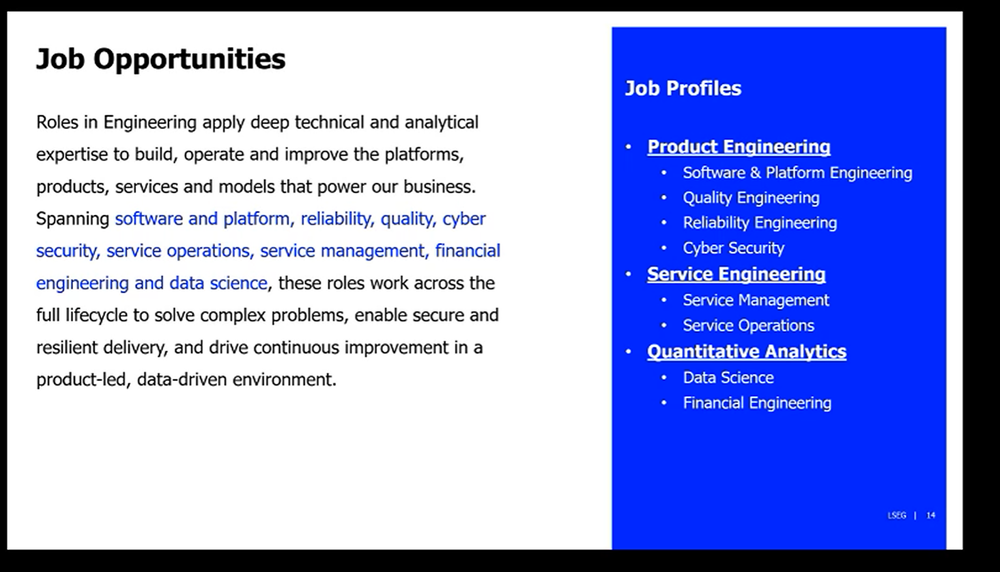
#> input picture data/uploads/Screenshot 2026-07-22 112154.png, 1000 x 572 px, shrunk from 1465 x 838 before the run, found by its file name
$ python threshold.py
#> lines starting #> are read from the running program, lines starting #| are printed output that depends on the picture; after the words box and inside, x2 and y2 are one past the last pixel; in counts of white or black regions, pixels touching at a corner belong together
import cv2

image = cv2.imread("data/uploads/Screenshot 2026-07-22 112154.png")
#> image is the input picture: shape (572, 1000, 3); mean B, G, R 220.6, 159.1, 147.4

gray = cv2.cvtColor(image, cv2.COLOR_BGR2GRAY)
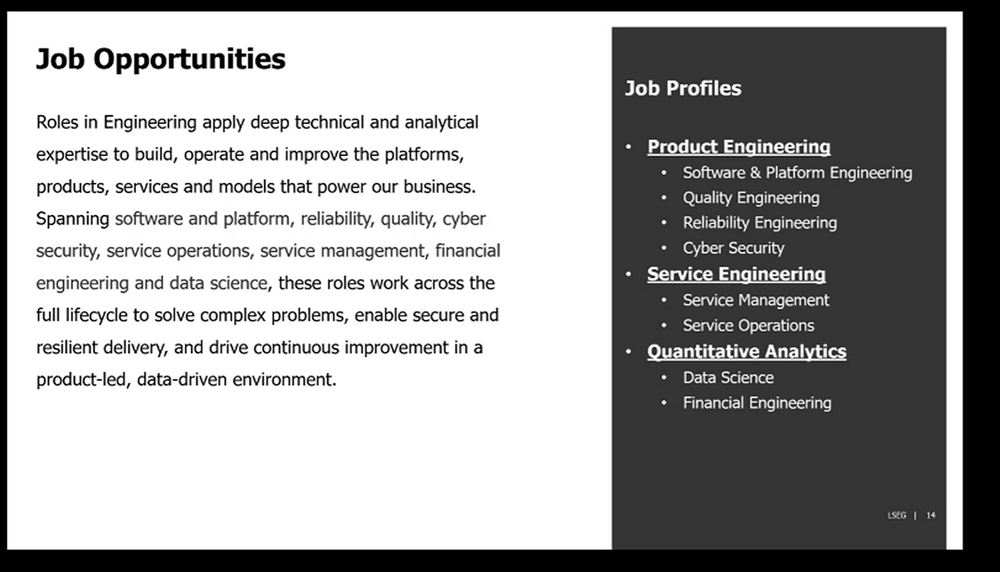
#> gray: shape (572, 1000); min 0, max 255, mean 162.7

_, threshold = cv2.threshold(
    gray,
    127,
    255,
    cv2.THRESH_BINARY,
)
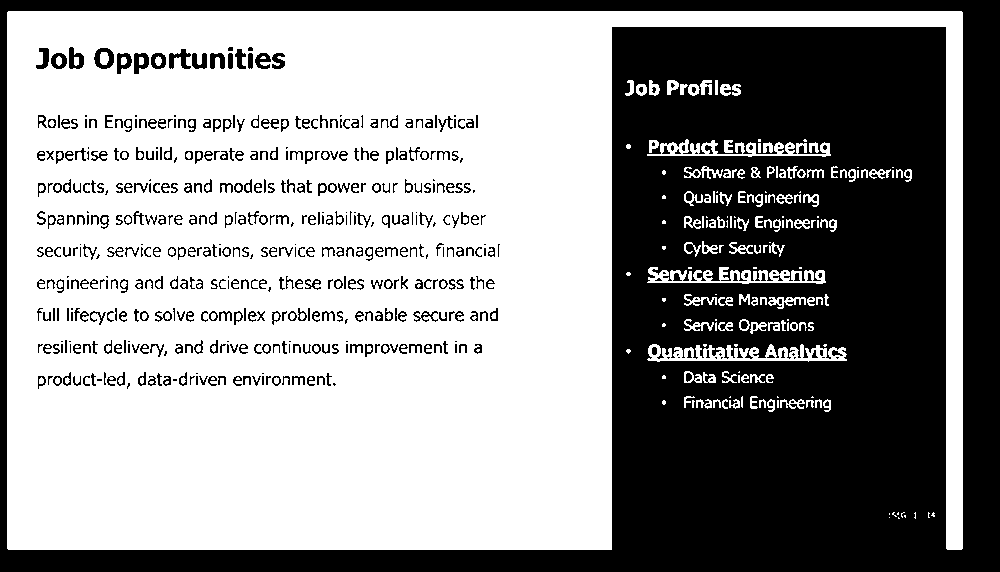
#> threshold: shape (572, 1000); 58.5% white; 570 black regions (189 under 20 px), largest, box (x1, y1, x2, y2) and area: (0, 0, 1000, 572) 218083, (94, 48, 114, 69) 240, (169, 49, 191, 69) 228

cv2.imshow("Original", image)
cv2.imshow("Gray", gray)
cv2.imshow("Threshold", threshold)

cv2.waitKey(0)
cv2.destroyAllWindows()

$ run again, with data/uploads/Screenshot 2026-07-13 120016.png copied over data/uploads/Screenshot 2026-07-22 112154.png
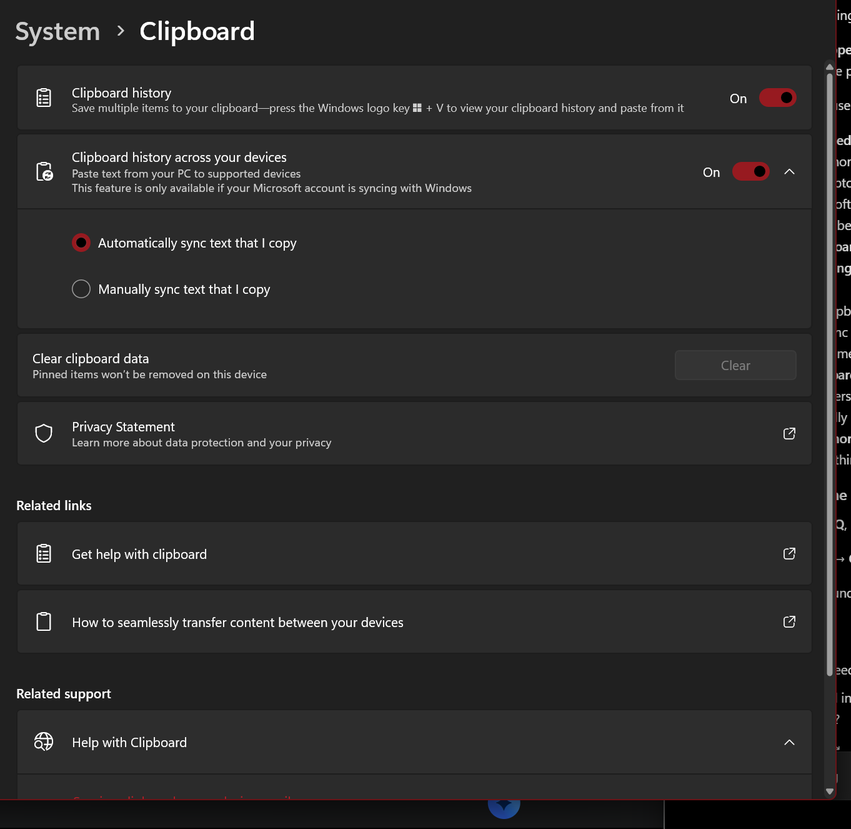
#> input picture data/uploads/Screenshot 2026-07-13 120016.png, 851 x 829 px, shrunk from 1362 x 1326 before the run, found by its file name
#> image is the input picture: shape (829, 851, 3); mean B, G, R 42.6, 42.6, 43
#> `_, threshold = cv2.threshold( gray, 127, 255, cv2.THRESH_BINARY, )`:
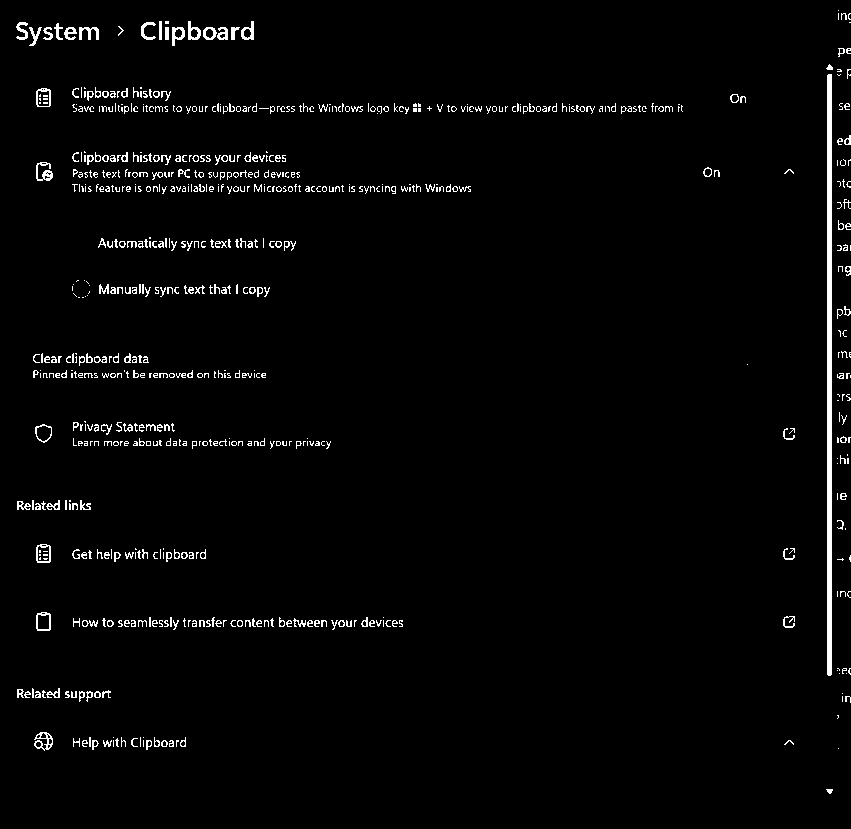
#> threshold: shape (829, 851); 2.3% white in thin lines or dots
